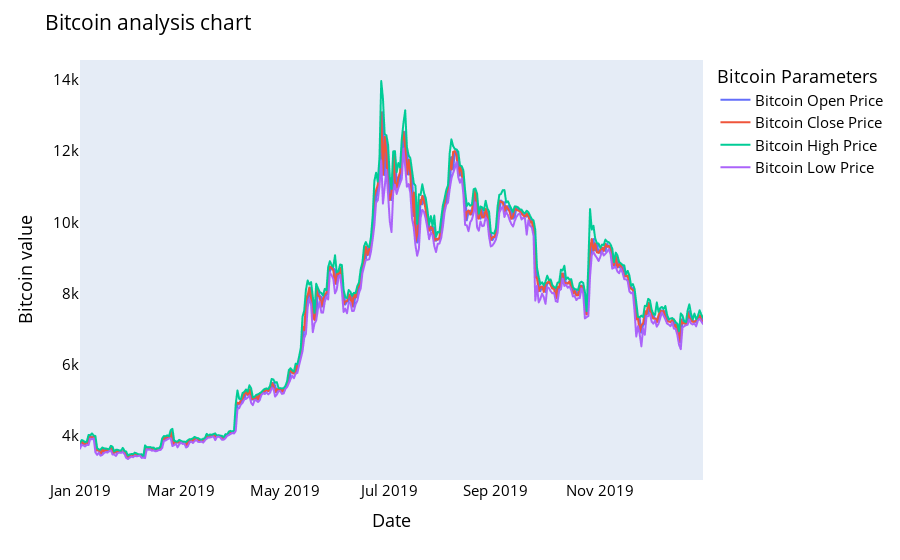

Source (notebook cell):
### Code cell
names = cycle(['Bitcoin Open Price','Bitcoin Close Price','Bitcoin High Price','Bitcoin Low Price'])

fig = px.line(y_2019, x=y_2019.Date, y=[y_2019['Open'], y_2019['Close'], 
                                          y_2019['High'], y_2019['Low']],
             labels={'Date': 'Date','value':'Bitcoin value'})
fig.update_layout(title_text='Bitcoin analysis chart', font_size=15, font_color='black',legend_title_text='Bitcoin Parameters')
fig.for_each_trace(lambda t:  t.update(name = next(names)))
fig.update_xaxes(showgrid=False)
fig.update_yaxes(showgrid=False)

fig.show()

### Figure 1 — Plotly figure (JSON) as saved in the notebook; plotly's stock layout.template omitted (floating-point values rounded to 4 significant figures; data arrays with more than 128 entries replaced by an {"elided": "..."} marker saying what was removed)
{"data": [{"hovertemplate": "variable=Open<br>Date=%{x}<br>Bitcoin value=%{y}<extra></extra>", "legendgroup": "Open", "line": {"color": "#636efa", "dash": "solid"}, "marker": {"symbol": "circle"}, "mode": "lines", "name": "Bitcoin Open Price", "showlegend": true, "type": "scattergl", "x": {"elided": "365 str values"}, "xaxis": "x", "y": {"elided": "365 float values"}, "yaxis": "y"}, {"hovertemplate": "variable=Close<br>Date=%{x}<br>Bitcoin value=%{y}<extra></extra>", "legendgroup": "Close", "line": {"color": "#EF553B", "dash": "solid"}, "marker": {"symbol": "circle"}, "mode": "lines", "name": "Bitcoin Close Price", "showlegend": true, "type": "scattergl", "x": {"elided": "365 str values"}, "xaxis": "x", "y": {"elided": "365 float values"}, "yaxis": "y"}, {"hovertemplate": "variable=High<br>Date=%{x}<br>Bitcoin value=%{y}<extra></extra>", "legendgroup": "High", "line": {"color": "#00cc96", "dash": "solid"}, "marker": {"symbol": "circle"}, "mode": "lines", "name": "Bitcoin High Price", "showlegend": true, "type": "scattergl", "x": {"elided": "365 str values"}, "xaxis": "x", "y": {"elided": "365 float values"}, "yaxis": "y"}, {"hovertemplate": "variable=Low<br>Date=%{x}<br>Bitcoin value=%{y}<extra></extra>", "legendgroup": "Low", "line": {"color": "#ab63fa", "dash": "solid"}, "marker": {"symbol": "circle"}, "mode": "lines", "name": "Bitcoin Low Price", "showlegend": true, "type": "scattergl", "x": {"elided": "365 str values"}, "xaxis": "x", "y": {"elided": "365 float values"}, "yaxis": "y"}], "layout": {"font": {"color": "black", "size": 15}, "legend": {"title": {"text": "Bitcoin Parameters"}, "tracegroupgap": 0}, "margin": {"t": 60}, "title": {"text": "Bitcoin analysis chart"}, "xaxis": {"anchor": "y", "domain": [0, 1], "showgrid": false, "title": {"text": "Date"}}, "yaxis": {"anchor": "x", "domain": [0, 1], "showgrid": false, "title": {"text": "Bitcoin value"}}}}
